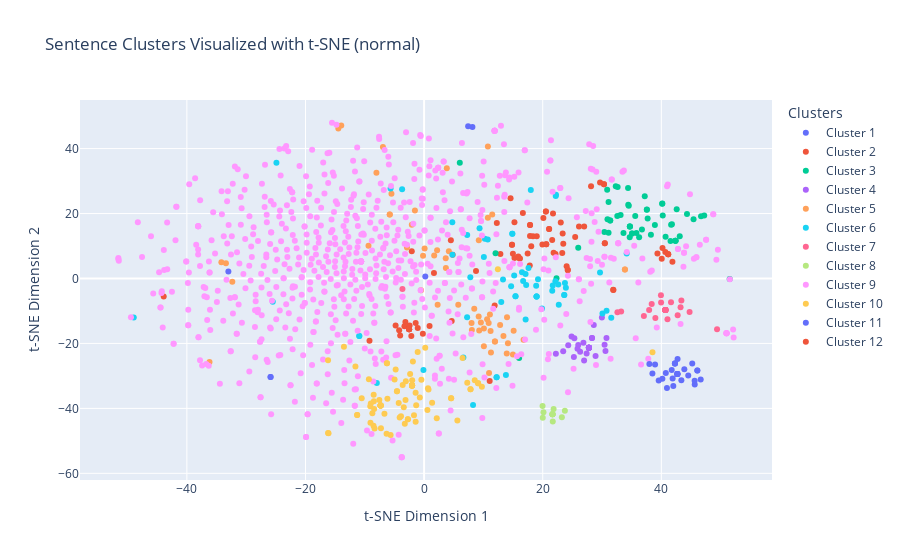

Here is the notebook cell this chart was saved with:
### Code cell
import plotly.graph_objects as go
import plotly.io as pio

fig = go.Figure()

for i in range(num_clusters):
    indices = labels == i
    fig.add_trace(go.Scatter(
        x=reduced_vectors_2d[indices, 0],
        y=reduced_vectors_2d[indices, 1],
        mode='markers',
        name=f'Cluster {i + 1}'
    ))

fig.update_layout(
    title='Sentence Clusters Visualized with t-SNE (normal)',
    xaxis_title='t-SNE Dimension 1',
    yaxis_title='t-SNE Dimension 2',
    legend_title="Clusters"
)

pio.show(fig)
